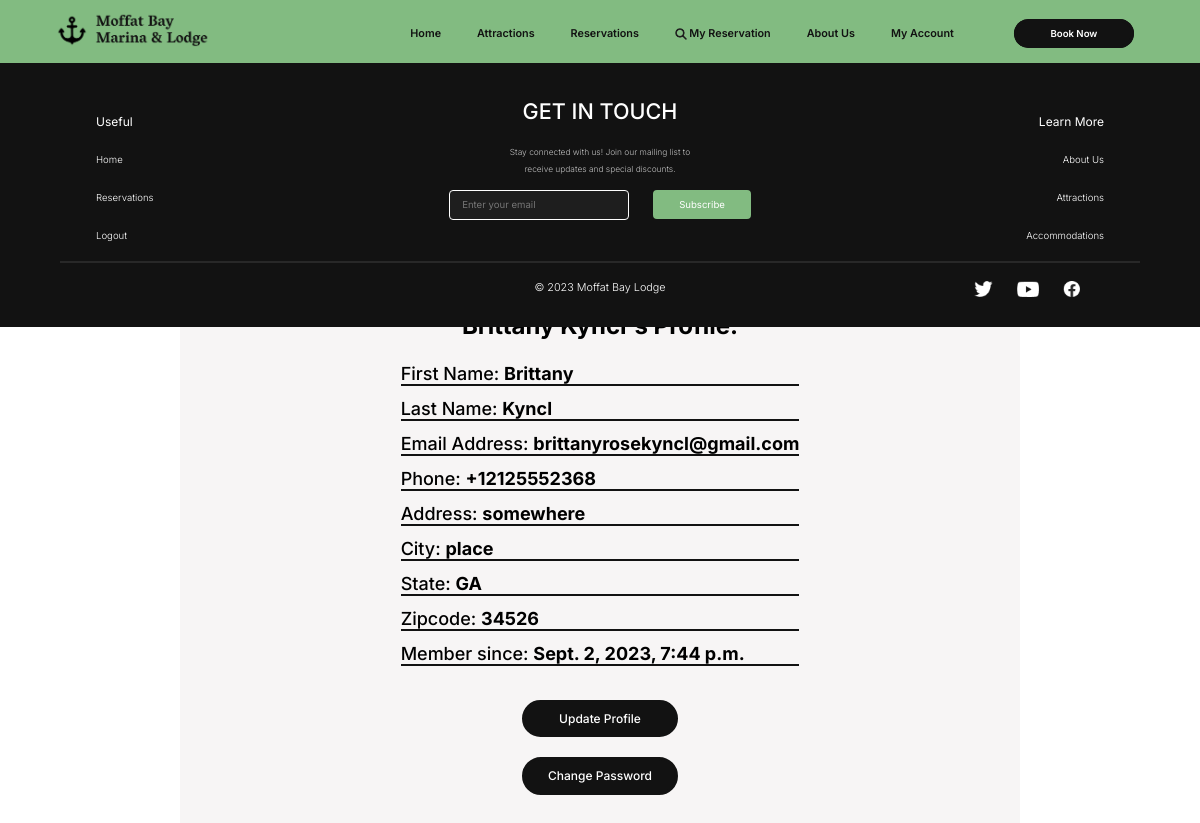
Before: /profile/ (signed in) with the older database file.
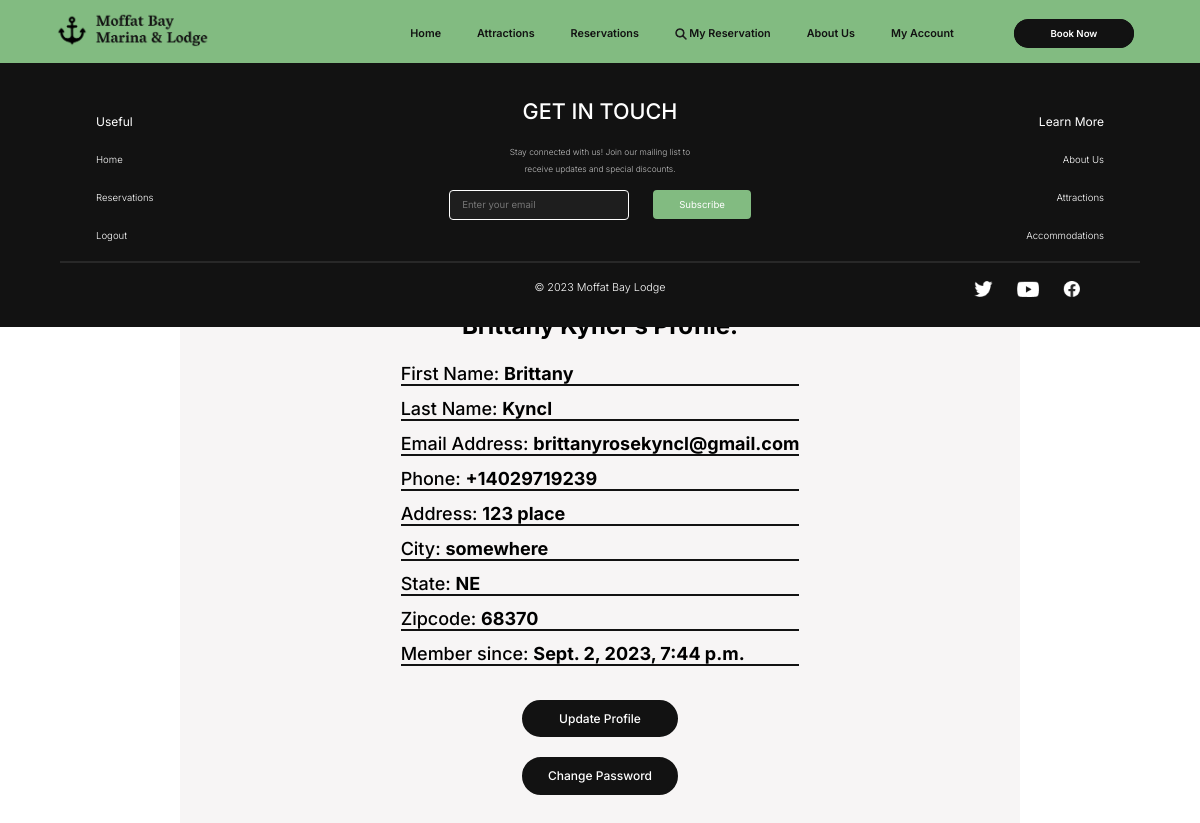
After: the same page with the newer database file.
### users/models.py (models this page shows, shortened)
class CustomUser(AbstractUser):
    username = None
    email = models.EmailField(_('email address'), unique=True)
    first_name = models.CharField(max_length=50,verbose_name="First Name", null=True, blank=True)
    last_name = models.CharField(max_length=50,verbose_name="Last Name", null=True, blank=True)
    street = models.CharField(max_length=50,verbose_name="Address", null=True, blank=True)
    city = models.CharField(max_length=50,verbose_name="City", null=True, blank=True)
    state = models.CharField(max_length=50,verbose_name="State", null=True, blank=True)
    zip = models.CharField(max_length=8,verbose_name="Zipcode", null=True, blank=True)
    phone = PhoneNumberField(verbose_name="Phone Number", blank=True, null=True)
    class Meta:
        verbose_name_plural = "User Accounts"
    USERNAME_FIELD = 'email'
    REQUIRED_FIELDS = []
    objects = CustomUserManager()

### users/views.py (the view)
# urls.py: path('profile/', account_views.profile, name='profile'),
@login_required
def profile(request):
    mailform = MailListForm(request.POST or None)
    if request.method == "POST":
        if mailform.is_valid():
            mailform.save()
            messages.success(request, "Thank you for signing up for our mailing list!", extra_tags='mail_form')
            return redirect('profile')
    mail_form_messages = messages.get_messages(request)
    mail_form_messages = [message for message in mail_form_messages if 'mail_form' in message.tags]
    context = {
        'title':'Your Profile',
        'mailform': MailListForm,
        'has_mailform_messages': mail_form_messages,
    }
    return render(request, 'users/profile.html', context)

### users/templates/users/profile.html (shortened to what this page needs)
{% extends "reservations/base.html" %}
{% load crispy_forms_tags %}
{% load static %}
{% block css %}
<link rel="stylesheet" type="text/css" href="{% static 'reservations/accounts.css' %}"/>
{% endblock %}
{% block content %}
<div class="banner">
    <div class="overlay-register" style="padding-bottom: 4vw;">
        <div class="text-content form-register">
            <h3 style="padding: 1.5vw;">{{user.first_name}} {{user.last_name}}'s Profile:</h3>
            <fieldset class="form-register">
                <div class="register-grid-container">
                    <div class="register-section profile"><label class="register-label">First Name:&nbsp;</label><div class="register-input">{{user.first_name}}</div></div>
                    <div class="register-section profile"><div class="register-label">Last Name:&nbsp;</div><div class="register-input">{{user.last_name}}</div> </div>
                    <div class="register-section profile"><div class="register-label">Email Address:&nbsp;</div><div class="register-input">{{ user.email }}</div> </div>
                    <div class="register-section profile"><div class="register-label">Phone:&nbsp;</div><div class="register-input">{{ user.phone }}</div> </div>
                    <div class="register-section profile"><div class="register-label">Address:&nbsp;</div><div class="register-input">{{ user.street }}</div></div>
                    <div class="register-section profile"><div class="register-label">City:&nbsp;</div><div class="register-input">{{ user.city }}</div> </div>
                    <div class="register-section profile"><div class="register-label">State:&nbsp;</div><div class="register-input">{{ user.state }}</div> </div>
                    <div class="register-section profile"><div class="register-label">Zipcode:&nbsp;</div><div class="register-input">{{ user.zip }}</div> </div>
                    <div class="register-section profile"><div class="register-label">Member since:&nbsp;</div><div class="register-input">{{ user.date_joined }}</div> </div>
                </div>
            </fieldset>
        </div>
        <button class="login-button register-button"><a href="{% url 'update_profile' %}">Update Profile</a></button>
        <br>
        <button class="login-button register-button"><a href="{% url 'change_password' %}">Change Password</a></button>
    </div>
</div>
{% endblock content %}

### reservations/templates/reservations/base.html (shortened to what this page needs)
{% load static %}
<!DOCTYPE html>
<html lang="en">
<head>
    <link rel="stylesheet" type="text/css" href="{% static 'reservations/base.css' %}"/>
    {% block css%}
    {% endblock %}
</head>
<body>
    <header class="navheader">
        <div class="navcontainer">
            <nav>
                <a href="{% url 'reservations-home' %}" class="logo">
                    <img src="/media/site/logo1_variant1.png" alt="Logo">
                </a>
                <div class="menu">
                    <div class="menu-item"><a href="{% url 'reservations-home' %}">Home</a></div>
                    <div class="menu-item"><a href="{% url 'attractions' %}">Attractions</a></div>
                    <div class="menu-item"><a href="{% url 'book_now' %}">Reservations</a></div>
                    <div class="menu-item"><a href="{% url 'reservation_lookup' %}"><img src="/media/site/search.png" alt="Logo">My Reservation</a></div>
                    <div class="menu-item"><a href="{% url 'about_us' %}">About Us</a></div>
                    {% if user.is_authenticated %}
                    <div class="menu-item dropdown">
                        <div class="menu-item dropdown-item"><a href="#" class="dropdown-toggle">My Account</a></div>
                    </div>
                    {% else %}
                    <div class="menu-item "><a href="{% url 'login' %}">Login</a></div>
                    {% endif %}
                    <div class="menu-button-item"><a href="{% url 'book_now' %}">Book Now</a></div>
                </div>
            </nav>
        </div>
    </header>
    {% block content %}
    {% endblock %}
    <footer class="footer">
        <div class="footer-section main-section">
            <div class="footer-left">
                <h3>Useful</h3>
                <div class="menu">
                    <div class="menu-item"><a href="{% url 'reservations-home' %}">Home</a></div>
                    <div class="menu-item"><a href="{% url 'book_now' %}">Reservations</a></div>
                    {% if user.is_authenticated %}
                        <div class="menu-item"><a href="{% url 'logout' %}">Logout</a></div>
                    {% else %}
                        <div class="menu-item"><a href="{% url 'login'%}">Login</a></div>
                    {% endif %}
                </div>
            </div>
            <div class="footer-column subscribe">
                <h2>GET IN TOUCH</h2>
                {% if has_mailform_messages %}
                    {% for message in messages %}
                        {% if 'mail_form' in message.tags %}
                            <p class="signup-feedback {{ message.tags }}">{{ message }}</p>
                        {% endif %}
                    {% endfor %}
                {% else %}
                    <p>Stay connected with us! Join our mailing list to receive updates and special discounts.</p>
                {% endif %}
                <form class="email-form" method='POST'>
                    {{mailform.email}}
                    <button type="submit" name="mailform_submit">Subscribe</button>
                </form>
            </div>
            <div class="footer-right">
                <h3>Learn More</h3>
                <div class="menu">
                    <div class="menu-item"><a href="{% url 'about_us' %}">About Us</a></div>
                    <div class="menu-item"><a href="{% url 'attractions' %}">Attractions</a></div>
                    <div class="menu-item"><a href="{% url 'book_now' %}">Accommodations</a></div>
                </div>
            </div>
        </div>
        <div class="footer-section bottom-section">
            <p></p>
            <p>&copy; 2023 Moffat Bay Lodge</p>
            <div class="socials">
                <a href="https://www.facebook.com/search/top?q=moffat-bay" target="_blank"><img src="/media/site/Facebook (logo).png" alt="Logo"></a>
                <a href="https://www.youtube.com/results?search_query=moffat-bay" target="_blank"><img src="/media/site/YouTube (logo).png" alt="Logo"></a>
                <a href="https://twitter.com/search?q=moffat%20bay&src=typed_query&f=top" target="_blank"><img src="/media/site/twitter.png" alt="Logo"></a>
            </div>
        </div>
      </footer>
</body>
</html>

### reservations/static/reservations/base.css (style rules this page uses)
* { margin: 0; padding: 0; font-family: 'Inter', sans-serif; box-sizing: border-box; }
.navheader { position: fixed; width: 100%; min-height: 5vh; background: #82BB81; z-index: 2; }
nav { display: flex; justify-content: space-between; align-items: center; }
.logo img { max-width: 15vw; min-width: 14vh; margin-left: 3.5vw; }
.menu { display: flex; align-items: center; gap: 3vw; min-height: 5vh; }
.menu-button-item a { color: #fff; text-decoration: none; background-color: #121212; padding: .5vw 2.8vw; margin: 0 5.5vw 0 2vw; border: 3px solid #121212; border-radius: 40px; cursor: pointer; font-weight: 600; font-size: .8vw; }
.menu-item a { text-decoration: none; color: #121212; font-weight: 600; font-size: .9vw; position: relative; }
.menu-item img { vertical-align: middle; margin-right: 0.2vw; width: 1vw; }
.menu-item a::before { content: ''; position: absolute; left: -0.8vw; right: -0.8vw; bottom: -.8vh; height: 3px; background: #1E1E1E; transform: scaleX(0); transition: 0.3s; }
.dropdown-item a::before { background: transparent; transform: scaleX(1); }
.footer { display: grid; grid-template-columns: 1fr; color: #fff; width: 100%; height: auto; background-color: #121212; position: relative; z-index: 1; padding-bottom: 1vw; }
.footer-section { display: grid; grid-template-columns: repeat(3, 1fr); gap: 2vw; padding: 1.5vw 5vw; text-align: center; }
.bottom-section { grid-column: 1 / 3; }
.bottom-section { border-top: 2px solid rgba(128, 128, 128, 0.192); width: 90vw; margin: 0 auto; font-size: .9vw; font-weight: 300; }
.footer-left, .footer-left { text-align: left; padding-left: 3vw; }
.footer-right, .footer-right { text-align: right; padding-right: 3vw; }
.footer .menu { display: block; }
.footer .menu-item { margin-top: 1.5vw; }
.footer-column.subscribe p { font-size: .7vw; font-weight: 300; line-height: 2em; color:#ffffffbb; max-width: 16vw; text-align: center; margin: 0 auto; }
.footer-column h2 { font-size: 1.8vw; margin: 20px; font-weight: 500; }
.footer h3 { margin-top: 3vw; font-size: 1vw; font-weight: 400; }
.footer .menu-item a { font-size: .8vw; font-weight: 300; text-decoration: none; color:#fff; padding: 0; }
.footer .menu-item a::before { background: #82BB81; }
.socials img { padding-left: 2vw; float: right; height: 1.5em; }
.email-form { display: flex; align-items: center; padding: 1vw 3vw; }
.email-form input[type="email"] { padding: 0.5vw 1vw; border: 1px solid #fff; border-radius: 4px; outline: none; background-color: #1E1E1E; height: 2.5vw; width: 15vw; font-size: .8vw; color: #ffff; }
.email-form button { background-color: #82BB81; color: #fff; cursor: pointer; padding: .6vw 2vw; border: 2px solid #82BB81; border-radius: 4px; margin-left: 2vw; font-size: .8vw; }
.text-content { text-align: center; }
.text-content h3 { font-size: 1.3vw; }
.banner { height: auto; overflow: hidden; }

Changed rows visible on the page:
changed CustomUser "Brittany": phone "+12125552368" → "+14029719239"; street "somewhere" → "123 place"; city "place" → "somewhere"; state "GA" → "NE"; zip "34526" → "68370"
